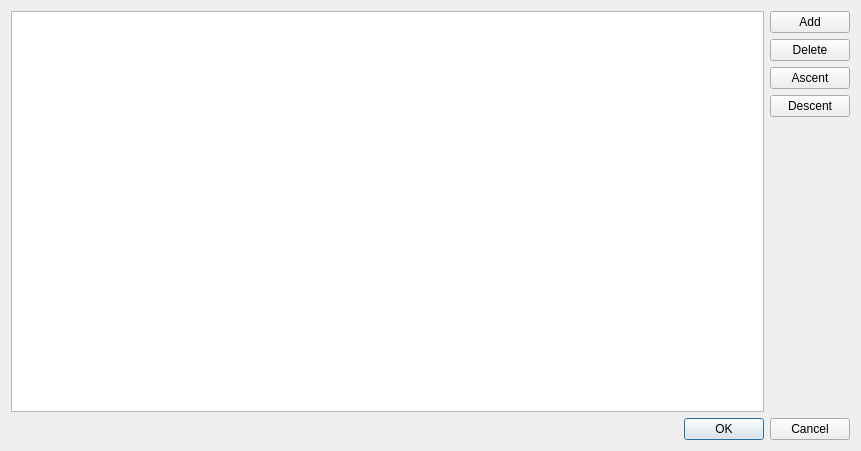
<?xml version="1.0" encoding="UTF-8"?>
<ui version="4.0">
 <class>wdgListEditor</class>
 <widget class="QWidget" name="wdgListEditor">
  <property name="geometry">
   <rect>
    <x>0</x>
    <y>0</y>
    <width>861</width>
    <height>451</height>
   </rect>
  </property>
  <property name="windowTitle">
   <string>List Editor</string>
  </property>
  <property name="autoFillBackground">
   <bool>false</bool>
  </property>
  <layout class="QGridLayout" name="gridLayout">
   <item row="0" column="0">
    <layout class="QVBoxLayout" name="verticalLayout_2">
     <item>
      <layout class="QHBoxLayout" name="horizontalLayout">
       <item>
        <widget class="QTableWidget" name="tblContent"/>
       </item>
       <item>
        <layout class="QVBoxLayout" name="verticalLayout">
         <item>
          <widget class="QPushButton" name="btnAdd">
           <property name="text">
            <string>Add</string>
           </property>
          </widget>
         </item>
         <item>
          <widget class="QPushButton" name="btnDelete">
           <property name="text">
            <string>Delete</string>
           </property>
          </widget>
         </item>
         <item>
          <widget class="QPushButton" name="btnAscent">
           <property name="text">
            <string>Ascent</string>
           </property>
          </widget>
         </item>
         <item>
          <widget class="QPushButton" name="btnDescent">
           <property name="text">
            <string>Descent</string>
           </property>
          </widget>
         </item>
         <item>
          <spacer name="verticalSpacer_2">
           <property name="orientation">
            <enum>Qt::Vertical</enum>
           </property>
           <property name="sizeHint" stdset="0">
            <size>
             <width>20</width>
             <height>40</height>
            </size>
           </property>
          </spacer>
         </item>
        </layout>
       </item>
      </layout>
     </item>
     <item>
      <widget class="QDialogButtonBox" name="buttonBox">
       <property name="standardButtons">
        <set>QDialogButtonBox::Cancel|QDialogButtonBox::Ok</set>
       </property>
      </widget>
     </item>
    </layout>
   </item>
  </layout>
 </widget>
 <resources/>
 <connections/>
</ui>
